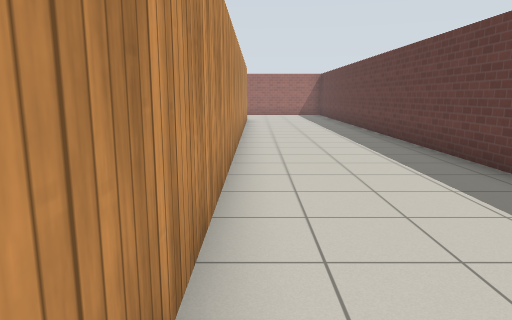
View 1 (above)

16 first-person views from a walk through a robot-simulator world made for Gazebo. The camera is 1.2 m above the floor, tilts 10° down and sees 70° across. The floor is counted in squares, 1 m on a side. Each view is taken from the middle of a square. On the plan, view 1 faces up. The plan holds only what a view shows up to about 14 squares ahead; the rest is blank. Simple patterns stand in for the simulator's built-in surfaces.

View 2
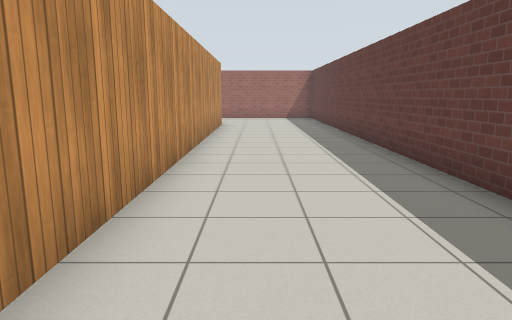

View 3
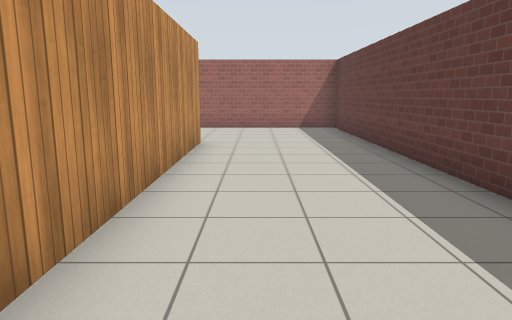

View 4
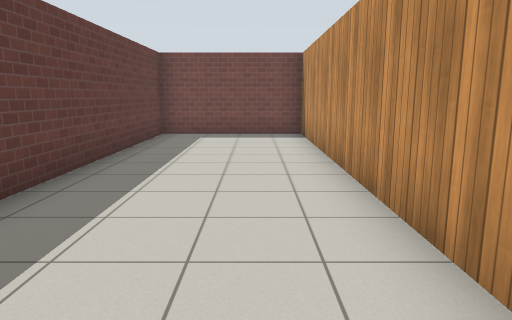

View 5
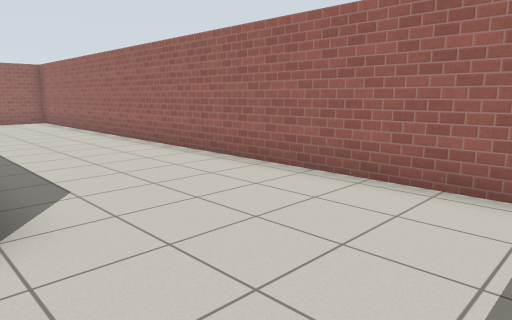

View 6
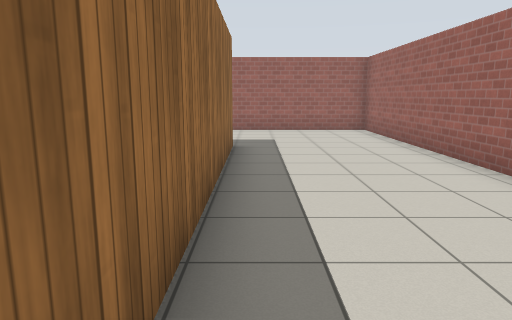

View 7
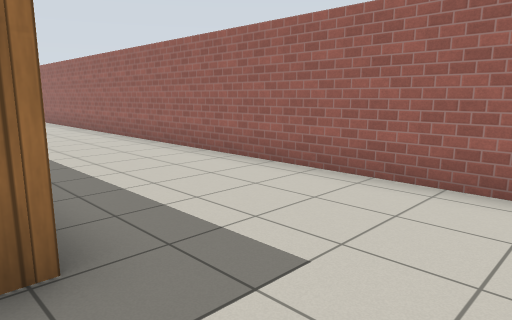

View 8
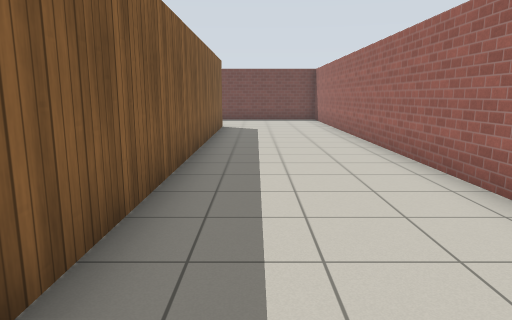

View 9
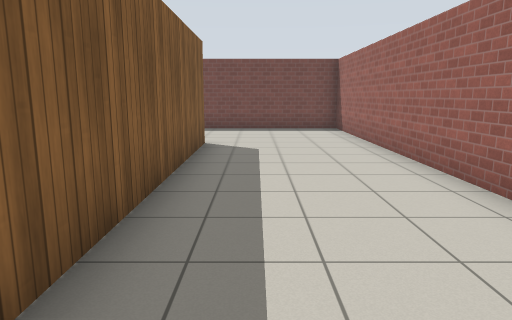

View 10
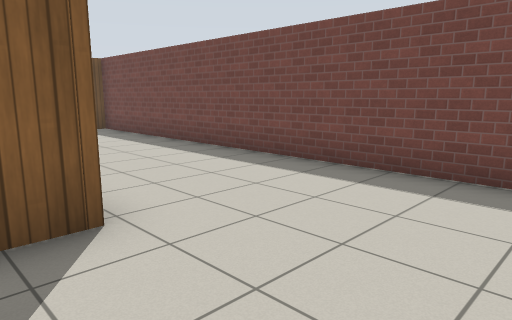

View 11
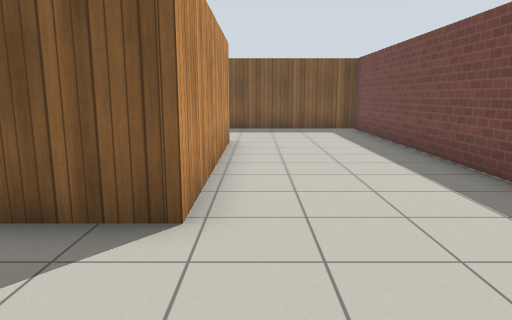

View 12
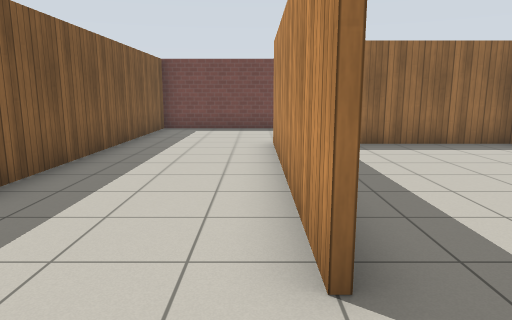

View 13
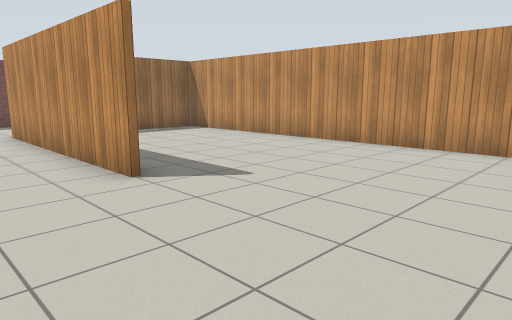

View 14
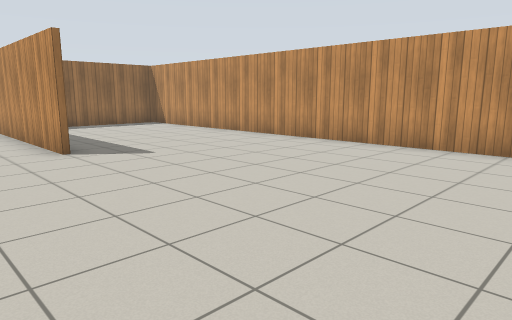

View 15
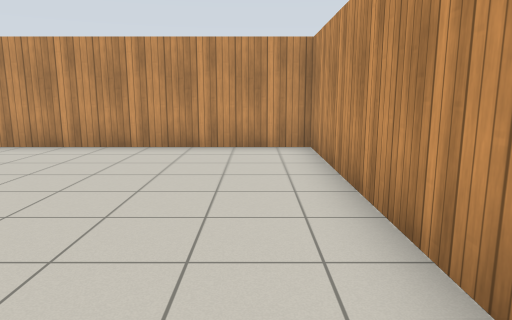

View 16
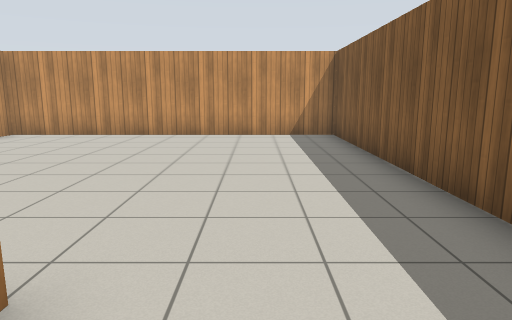

### Floor plan
Points are (right, up) in squares from view 1. A wall is a line through its corners. A room is listed if a view was taken in it or the views show most of it. See-through windows are left out.
Room 1 (views 1, 2, 3, 4, 5, 6, 7, 8, 9, 10, 11, 12, 13, 14, 15, 16)
walls: (-4.4, 9) (-4.4, 1.7) (-10.7, 1.7) (-10.7, 14.4); (-0.6, 10.3) (-0.6, 18.3) (-10.5, 18.3) (-10.5, 2.2); (-0.4, 18.5) (-0.4, -2.6); (-10.5, 1.8) (-6.6, 1.8); (-10.8, 18.4) (-2.6, 18.4); (-0.6, -2.6) (-0.6, 6.3); (4, -2.6) (4, 22.9) (-15, 22.9) (-15, -2.6) (4, -2.6)

Where each view was taken, in squares from view 1:
view 1: 0 up, 0 right, facing up
view 2: 3 up, 1 right, facing up
view 3: 9 up, 1 right, facing up
view 4: 9 up, 1 right, facing down
view 5: 18 up, 3 right, facing up-left
view 6: 19 up, 2 left, facing left
view 7: 21 up, 10 left, facing down-left
view 8: 16 up, 12 left, facing down
view 9: 11 up, 12 left, facing down
view 10: 3 up, 14 left, facing down-right
view 11: 1 up, 14 left, facing right
view 12: 11 up, 4 left, facing down
view 13: 14 up, 2 left, facing down-left
view 14: 17 up, 2 left, facing down-left
view 15: 17 up, 2 left, facing left
view 16: 7 up, 3 left, facing up
